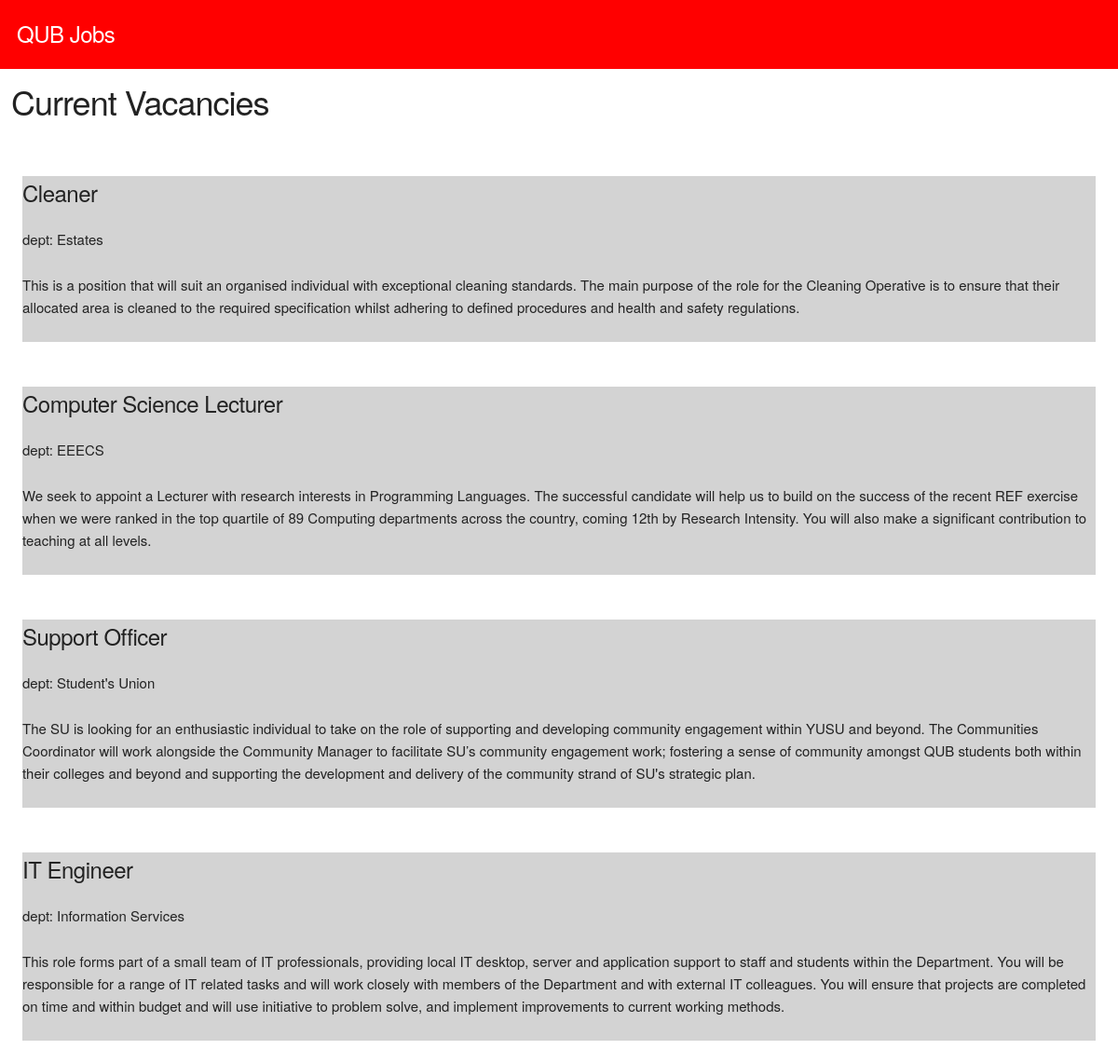
The app's page /httpdocs/practiceassesment/index.php with its own data.
### tables this page shows
CREATE TABLE `jobs` (
  `id` int(11) NOT NULL,
  `title` varchar(100) NOT NULL,
  `department` varchar(100) NOT NULL,
  `description` text NOT NULL,
  `salary` int(11) NOT NULL
);

### httpdocs/practiceassesment/index.php (the view, shortened to what this page needs)
<!DOCTYPE html>
<html lang="en">
<head>
  <link rel="stylesheet" href="skeleton/normalize.css">
  <link rel="stylesheet" href="skeleton/skeleton.css">
  <link rel="stylesheet" href="css/custom.css">
	<?php
		$server="localhost";
		$user="pdickie01";
		$db = "pdickie01";
		$pw = "Hotdogs1234";
		$conn = mysqli_connect($server, $user, $pw, $db);
	?>
</head>
<body>
    <div class="row">
      <div class="one-full column" style="background-color: red">
	  <div id ="title" style="color: white; margin: 1.5%;">
	  <h5>QUB Jobs</h5>
       </div>
      </div>
    </div>
  <div class = "row">
  	<div class="one-full column" style="margin: 1%;">
  	<h3>Current Vacancies</h3>
  	</div>
  </div>
  <div class = "row" style="padding: 2%">
  	<div class="one-full column" style=" background-color: #D3D3D3">
  		<article>
  		<?php
  		$query = "select title from jobs where id = 1";
        $result = mysqli_query($conn, $query) or die(mysqli_error($conn));
             if(mysqli_num_rows($result)>0) {
                        while ($row=mysqli_fetch_assoc($result)){
                            $title = $row["title"];
                            echo "<h5>", $title ,"</h5>";
                        }
                    }
  		?>
  	</article>
  		<article>
  		<?php
  		$query = "select department from jobs where id = 1";
        $result = mysqli_query($conn, $query) or die(mysqli_error($conn));
             if(mysqli_num_rows($result)>0) {
                        while ($row=mysqli_fetch_assoc($result)){
                            $department = $row["department"];
                            echo "<p>",'dept: ', $department ,"</p>";
                        }
                    }
  		?>
  	</article>
  		<article>
  		<?php
  		$query = "select description from jobs where id = 1";
        $result = mysqli_query($conn, $query) or die(mysqli_error($conn));
             if(mysqli_num_rows($result)>0) {
                        while ($row=mysqli_fetch_assoc($result)){
                            $description = $row["description"];
                            echo "<p>", $description ,"</p>";
                        }
                    }
  		?>
  	</article>
  	</div>
  </div>
    <div class = "row" style="padding: 2%">
  	<div class="one-full column" style=" background-color: #D3D3D3">
  		<article>
  		<?php
  		$query = "select title from jobs where id = 2";
        $result = mysqli_query($conn, $query) or die(mysqli_error($conn));
             if(mysqli_num_rows($result)>0) {
                        while ($row=mysqli_fetch_assoc($result)){
                            $title = $row["title"];
                            echo "<h5>", $title ,"</h5>";
                        }
                    }
  		?>
  	</article>
  		<article>
  		<?php
  		$query = "select department from jobs where id = 2";
        $result = mysqli_query($conn, $query) or die(mysqli_error($conn));
             if(mysqli_num_rows($result)>0) {
                        while ($row=mysqli_fetch_assoc($result)){
                            $department = $row["department"];
                            echo "<p>",'dept: ', $department ,"</p>";
                        }
                    }
  		?>
  	</article>
  		<article>
  		<?php
  		$query = "select description from jobs where id = 2";
        $result = mysqli_query($conn, $query) or die(mysqli_error($conn));
             if(mysqli_num_rows($result)>0) {
                        while ($row=mysqli_fetch_assoc($result)){
                            $description = $row["description"];
                            echo "<p>", $description ,"</p>";
                        }
                    }
  		?>
  	</article>
  	</div>
  </div>
    <div class = "row" style="padding: 2%">
  	<div class="one-full column" style=" background-color: #D3D3D3">
  		<article>
  		<?php
  		$query = "select title from jobs where id = 3";
        $result = mysqli_query($conn, $query) or die(mysqli_error($conn));
             if(mysqli_num_rows($result)>0) {
                        while ($row=mysqli_fetch_assoc($result)){
                            $title = $row["title"];
                            echo "<h5>", $title ,"</h5>";
                        }
                    }
  		?>
  	</article>
  		<article>
  		<?php
  		$query = "select department from jobs where id = 3";
        $result = mysqli_query($conn, $query) or die(mysqli_error($conn));
             if(mysqli_num_rows($result)>0) {
                        while ($row=mysqli_fetch_assoc($result)){
                            $department = $row["department"];
                            echo "<p>",'dept: ', $department ,"</p>";
                        }
                    }
  		?>
  	</article>
  		<article>
  		<?php
  		$query = "select description from jobs where id = 3";
        $result = mysqli_query($conn, $query) or die(mysqli_error($conn));
             if(mysqli_num_rows($result)>0) {
                        while ($row=mysqli_fetch_assoc($result)){
                            $description = $row["description"];
                            echo "<p>", $description ,"</p>";
                        }
                    }
  		?>
  	</article>
  	</div>
  </div>
    <div class = "row" style="padding: 2%">
  	<div class="one-full column" style=" background-color: #D3D3D3">
  		<article>
  		<?php
  		$query = "select title from jobs where id = 4";
        $result = mysqli_query($conn, $query) or die(mysqli_error($conn));
             if(mysqli_num_rows($result)>0) {
                        while ($row=mysqli_fetch_assoc($result)){
                            $title = $row["title"];
                            echo "<h5>", $title ,"</h5>";
                        }
                    }
  		?>
  	</article>
  		<article>
  		<?php
  		$query = "select department from jobs where id = 4";
        $result = mysqli_query($conn, $query) or die(mysqli_error($conn));
             if(mysqli_num_rows($result)>0) {
                        while ($row=mysqli_fetch_assoc($result)){
                            $department = $row["department"];
                            echo "<p>",'dept: ', $department ,"</p>";
                        }
                    }
  		?>
  	</article>
  		<article>
  		<?php
  		$query = "select description from jobs where id = 4";
        $result = mysqli_query($conn, $query) or die(mysqli_error($conn));
             if(mysqli_num_rows($result)>0) {
                        while ($row=mysqli_fetch_assoc($result)){
                            $description = $row["description"];
                            echo "<p>", $description ,"</p>";
                        }
                    }
  		?>
  	</article>
  	</div>
  </div>
  </body>
  </html>

### httpdocs/practiceassesment/skeleton/skeleton.css (style rules this page uses)
.column, .columns { width: 100%; float: left; box-sizing: border-box; }
@media (min-width: 550px) { .column, .columns { margin-left: 4%; } }
@media (min-width: 550px) { .column:first-child, .columns:first-child { margin-left: 0; } }
html { font-size: 62.5%; }
body { font-size: 1.5em; line-height: 1.6; font-weight: 400; font-family: "Raleway", "HelveticaNeue", "Helvetica Neue", Helvetica, Arial, sans-serif; color: #222; }
h1, h2, h3, h4, h5, h6 { margin-top: 0; margin-bottom: 2rem; font-weight: 300; }
h3 { font-size: 3.0rem; line-height: 1.3; letter-spacing: -.1rem; }
h5 { font-size: 1.8rem; line-height: 1.5; letter-spacing: -.05rem; }
@media (min-width: 550px) { h3 { font-size: 3.6rem; } }
@media (min-width: 550px) { h5 { font-size: 2.4rem; } }
p { margin-top: 0; }
pre, blockquote, dl, figure, table, p, ul, ol, form { margin-bottom: 2.5rem; }
.container:after, .row:after, .u-cf { content: ""; display: table; clear: both; }

### records on screen
jobs: title "Cleaner", department "Estates", description "This is a position that will suit an organised individual with exceptional cleaning standards. The main purpose of the role for the Cleaning Operative is to ensure that their allocated area is cleaned to the required specification whilst adhering to defined procedures and health and safety regulations."
jobs: title "Computer Science Lecturer", department "EEECS", description "We seek to appoint a Lecturer with research interests in Programming Languages. The successful candidate will help us to build on the success of the recent REF exercise when we were ranked in the top quartile of 89 Computing departments across the country, coming 12th by Research Intensity. You will also make a significant contribution to teaching at all levels."
jobs: title "Support Officer", department "Student's Union", description "The SU is looking for an enthusiastic individual to take on the role of supporting and developing community engagement within YUSU and beyond. The Communities Coordinator will work alongside the Community Manager to facilitate SU’s community engagement work; fostering a sense of community amongst QUB students both within their colleges and beyond and supporting the development and delivery of the community strand of SU's strategic plan."
jobs: title "IT Engineer", department "Information Services", description "This role forms part of a small team of IT professionals, providing local IT desktop, server and application support to staff and students within the Department. You will be responsible for a range of IT related tasks and will work closely with members of the Department and with external IT colleagues. You will ensure that projects are completed on time and within budget and will use initiative to problem solve, and implement improvements to current working methods."
